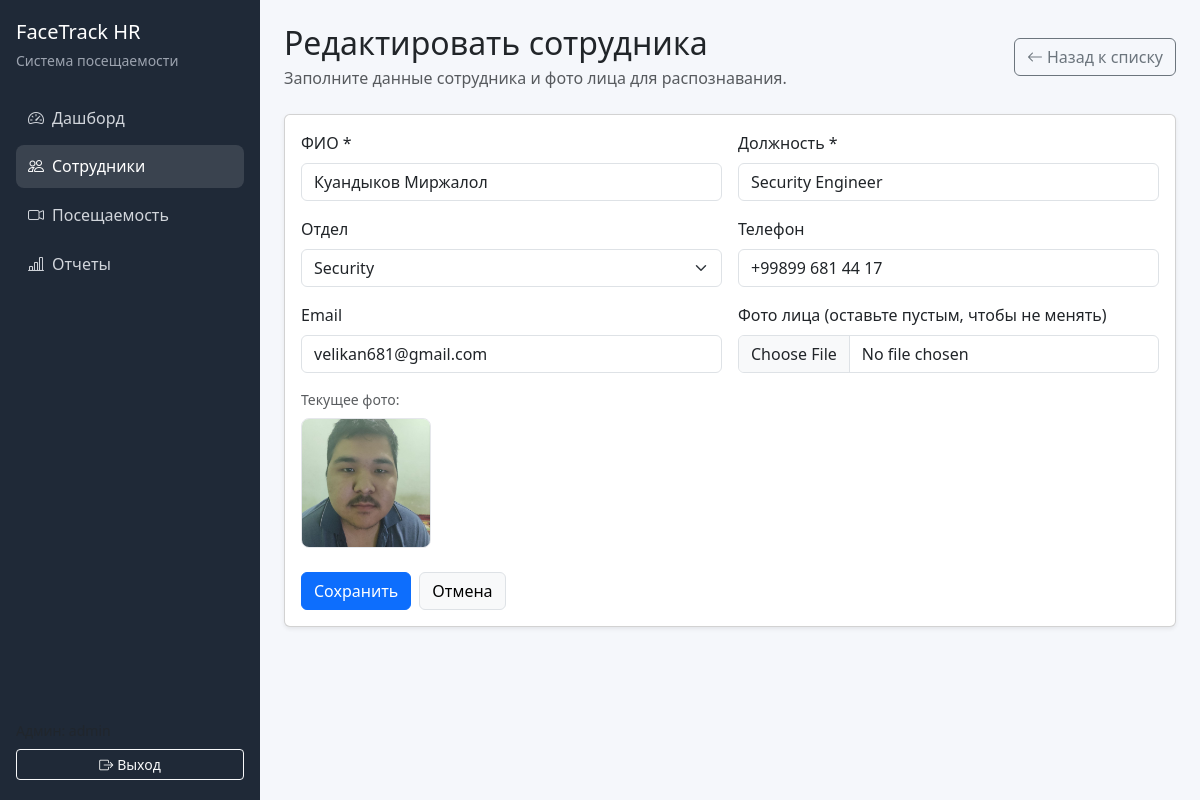
Screenshot of /employees/2/edit (signed in) with the database file from the repository.
### app/models.py (models this page shows)
class TimestampMixin:
    created_at = db.Column(db.DateTime, default=datetime.utcnow, nullable=False)
    updated_at = db.Column(
        db.DateTime,
        default=datetime.utcnow,
        onupdate=datetime.utcnow,
        nullable=False,
    )

class Employee(TimestampMixin, db.Model):
    __tablename__ = "employees"
    id = db.Column(db.Integer, primary_key=True)
    full_name = db.Column(db.String(150), nullable=False, index=True)
    department_id = db.Column(db.Integer, db.ForeignKey("departments.id"), nullable=True)
    position = db.Column(db.String(120), nullable=False)
    phone = db.Column(db.String(30), nullable=True)
    email = db.Column(db.String(120), nullable=True, unique=True)
    photo_filename = db.Column(db.String(255), nullable=True)
    face_encoding = db.Column(db.Text, nullable=True)
    is_active = db.Column(db.Boolean, default=True, nullable=False)
    department = db.relationship("Department", back_populates="employees")
    attendances = db.relationship(
        "Attendance",
        back_populates="employee",
        cascade="all, delete-orphan",
        lazy=True,
    )

class Department(TimestampMixin, db.Model):
    __tablename__ = "departments"
    id = db.Column(db.Integer, primary_key=True)
    name = db.Column(db.String(100), unique=True, nullable=False)
    employees = db.relationship("Employee", back_populates="department", lazy=True)

### app/routes/employees.py (the view, shortened to what this page needs)
@employees_bp.route("/<int:employee_id>/edit", methods=["GET", "POST"])
@login_required
def edit_employee(employee_id):
    employee = Employee.query.get_or_404(employee_id)
    departments = Department.query.order_by(Department.name.asc()).all()
    return render_template(
        "employees/form.html",
        employee=employee,
        departments=departments,
        page_title="Редактировать сотрудника",
    )

### app/utils.py (called while the page is built)
def login_required(view_func):
    @wraps(view_func)
    def wrapped_view(*args, **kwargs):
        if not session.get("admin_id"):
            flash("Войдите в систему, чтобы продолжить.", "warning")
            return redirect(url_for("auth.login"))
        return view_func(*args, **kwargs)
    return wrapped_view

### app/templates/employees/form.html (shortened to what this page needs)
{% extends "base.html" %}
{% block content %}
<div class="d-flex flex-wrap justify-content-between align-items-center mb-4">
    <div>
        <h2 class="mb-1">{{ page_title }}</h2>
        <p class="text-muted mb-0">Заполните данные сотрудника и фото лица для распознавания.</p>
    </div>
    <a class="btn btn-outline-secondary" href="{{ url_for('employees.list_employees') }}">
        <i class="bi bi-arrow-left me-1"></i>Назад к списку
    </a>
</div>
<div class="card shadow-sm">
    <div class="card-body">
        <form method="post" enctype="multipart/form-data">
            <div class="row g-3">
                <div class="col-md-6">
                    <label class="form-label">ФИО *</label>
                    <input
                        type="text"
                        name="full_name"
                        class="form-control"
                        value="{{ employee.full_name if employee else '' }}"
                        required
                    >
                </div>
                <div class="col-md-6">
                    <label class="form-label">Должность *</label>
                    <input
                        type="text"
                        name="position"
                        class="form-control"
                        value="{{ employee.position if employee else '' }}"
                        required
                    >
                </div>
                <div class="col-md-6">
                    <label class="form-label">Отдел</label>
                    <select name="department_id" class="form-select">
                        {% for department in departments %}
                            <option
                                value="{{ department.id }}"
                                {% if employee and employee.department_id == department.id %}selected{% endif %}
                            >
                                {{ department.name }}
                            </option>
                        {% endfor %}
                    </select>
                </div>
                <div class="col-md-6">
                    <label class="form-label">Телефон</label>
                    <input
                        type="text"
                        name="phone"
                        class="form-control"
                        value="{{ employee.phone if employee else '' }}"
                    >
                </div>
                <div class="col-md-6">
                    <label class="form-label">Email</label>
                    <input
                        type="email"
                        name="email"
                        class="form-control"
                        value="{{ employee.email if employee else '' }}"
                    >
                </div>
                <div class="col-md-6">
                    <label class="form-label">
                        Фото лица {% if not employee %}*{% else %}(оставьте пустым, чтобы не менять){% endif %}
                    </label>
                    <input
                        type="file"
                        name="photo"
                        class="form-control"
                        accept=".jpg,.jpeg,.png"
                    >
                </div>
                {% if employee and employee.photo_filename %}
                    <div class="col-12">
                        <div class="small text-muted mb-2">Текущее фото:</div>
                        <img
                            src="{{ url_for('static', filename='uploads/' ~ employee.photo_filename) }}"
                            class="preview-image"
                            alt="Текущее фото"
                        >
                    </div>
                {% endif %}
            </div>
            <div class="d-flex gap-2 mt-4">
                <button class="btn btn-primary" type="submit">Сохранить</button>
                <a class="btn btn-light border" href="{{ url_for('employees.list_employees') }}">Отмена</a>
            </div>
        </form>
    </div>
</div>
{% endblock %}

### app/static/css/style.css (style rules this page uses)
:root { --sidebar-bg: #1f2937; --sidebar-link: #d1d5db; --sidebar-link-active: #ffffff; --main-bg: #f5f7fb; }
body { background: var(--main-bg); }
.preview-image { width: 130px; height: 130px; border-radius: 0.5rem; object-fit: cover; border: 1px solid #e5e7eb; }

### rows the page displays
Employee: full_name "Куандыков Миржалол", position "Security Engineer", department_id "Security", phone "+99899 681 44 17", email "velikan681@gmail.com", photo_filename (picture)

### other values shown
{{ page_title }} "Редактировать сотрудника"
